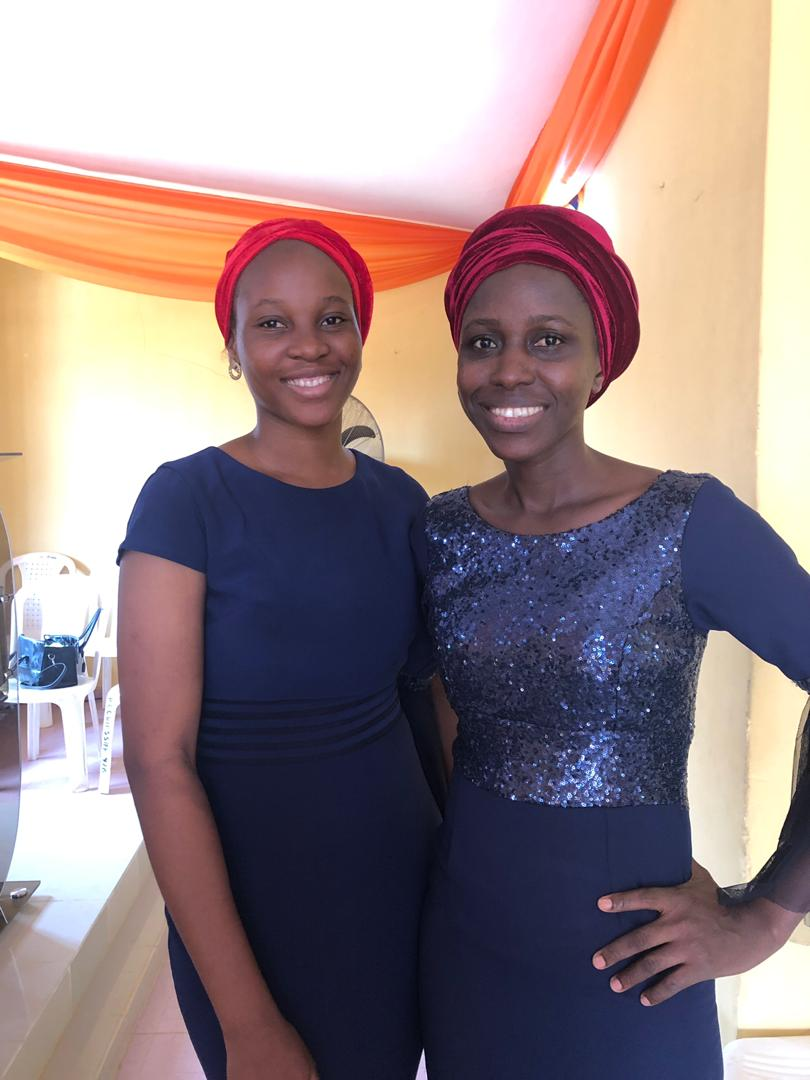
#> input picture imgs/pre_tope.jpg, 810 x 1080 px
$ python transformations.py
#> lines starting #> are read from the running program, lines starting #| are printed output that depends on the picture; long printed decimals are rounded
import cv2 as cv
import numpy as np

img_o = cv.imread('imgs/pre_tope.jpg')
#> img_o is the input picture: shape (1080, 810, 3); mean B, G, R 133.2, 132, 150.6
img = cv.resize(img_o, (500, 500), interpolation=cv.INTER_CUBIC)
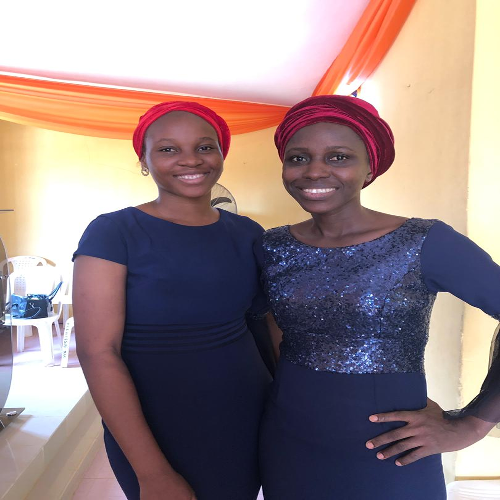
#> img: shape (500, 500, 3); mean B, G, R 133.2, 132, 150.6
cv.imshow('img', img)

# translation
def translate(img, x, y):
#> called with x = -100, y = 200
    transMat = np.float32([[1,0,x], [0,1,y]])
    dimensions = (img.shape[1], img.shape[0]) # (width, height)
#> dimensions = (500, 500)

    # shifting values
    # x --> right
    # y --> down
    # -x --> left
    # -y --> up

    return cv.warpAffine(img, transMat, dimensions)
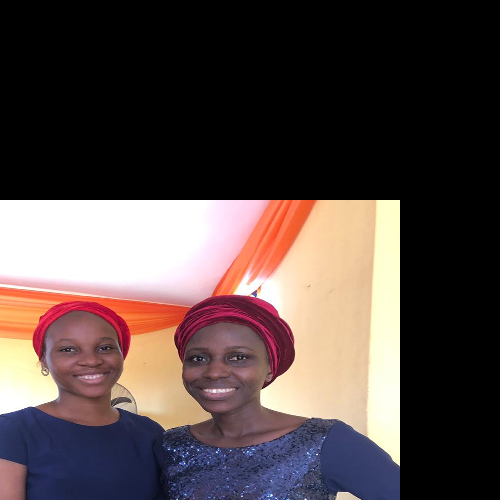
#> returned value: shape (500, 500, 3); mean of channels 0, 1, 2 69.5, 71.4, 84.8; drawn as B, G, R

translated = translate(img, -100, 200)
cv.imshow('translated', translated)

# rotation
def rotate(img, angle, rotPoint=None):
#> called with angle = -30, rotPoint = (100, 100)
    (height, width) = img.shape[:2]
#> height = 500; width = 500

    rotPoint = rotPoint or (width//2, height//2)
#> rotPoint = (100, 100)

    rotMat = cv.getRotationMatrix2D(rotPoint, angle, 1.0)
    print(rotMat)
#| [[  0.866   -0.5         63.397]
#|  [  0.5          0.866  -36.603]]
    dimensions = (width, height)
#> dimensions = (500, 500)

    return cv.warpAffine(img, rotMat, dimensions)
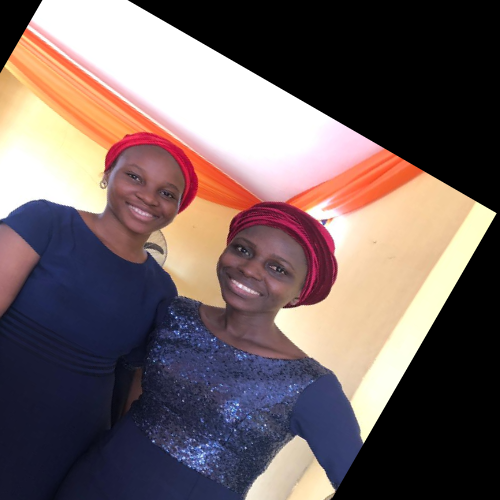
#> returned value: shape (500, 500, 3); mean of channels 0, 1, 2 97.1, 97.2, 112.6; drawn as B, G, R

rotated = rotate(img, -30, (100,100))
cv.imshow('rotated', rotated)

# r = rotate(rotated, -30)
# cv.imshow('rr', r)

# flip
flipped = cv.flip(img, 1)
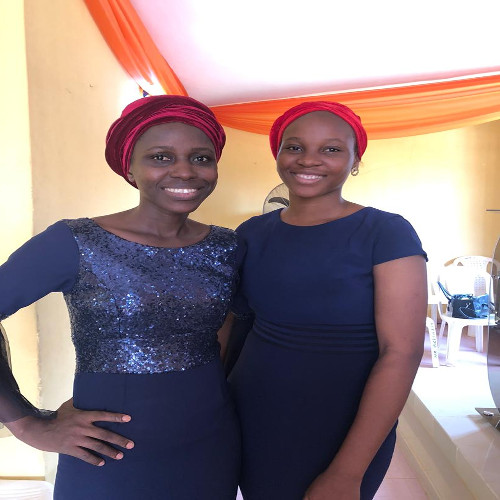
#> flipped: shape (500, 500, 3); mean B, G, R 133.2, 132, 150.6
cv.imshow('flipped', flipped)

cv.waitKey(0)

$ run again, with imgs/babe.jpg copied over imgs/pre_tope.jpg
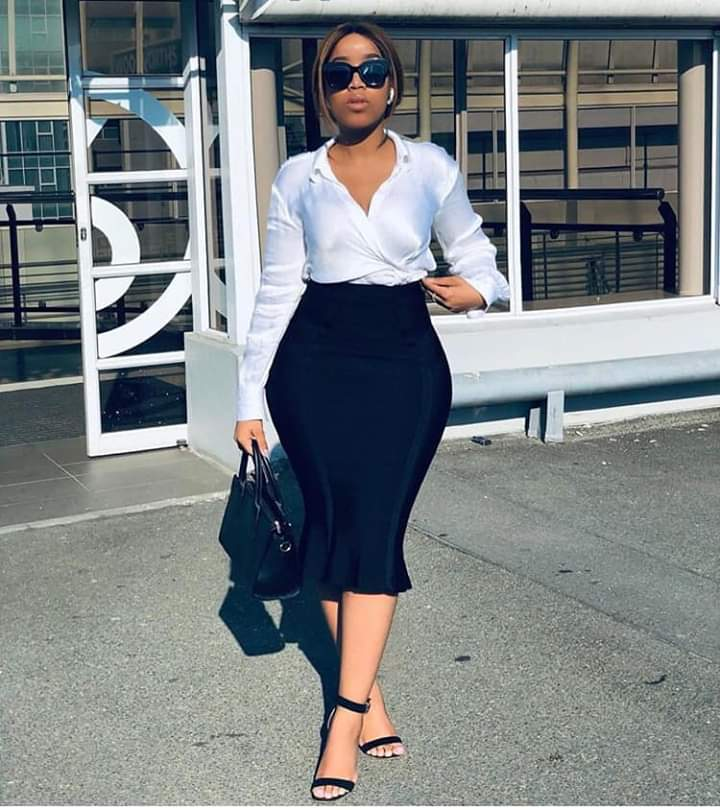
#> input picture imgs/babe.jpg, 720 x 810 px
#> img_o is the input picture: shape (810, 720, 3); mean B, G, R 131.2, 128.9, 123.7
#| [[  0.866   -0.5         63.397]
#|  [  0.5          0.866  -36.603]]
#> in rotate, `return cv.warpAffine(img, rotMat, dimensions)`:
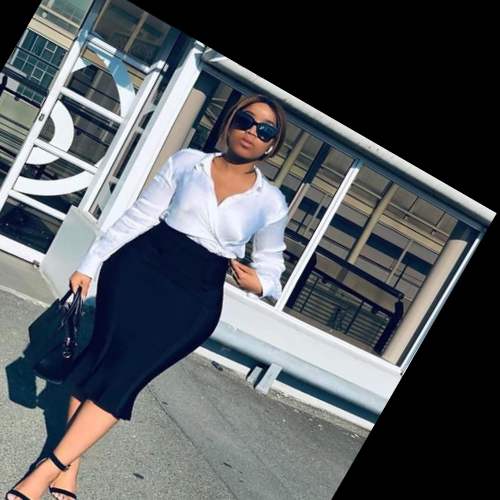
#> returned value: shape (500, 500, 3); mean of channels 0, 1, 2 93.9, 90.3, 86.5; drawn as B, G, R
#> `flipped = cv.flip(img, 1)`:
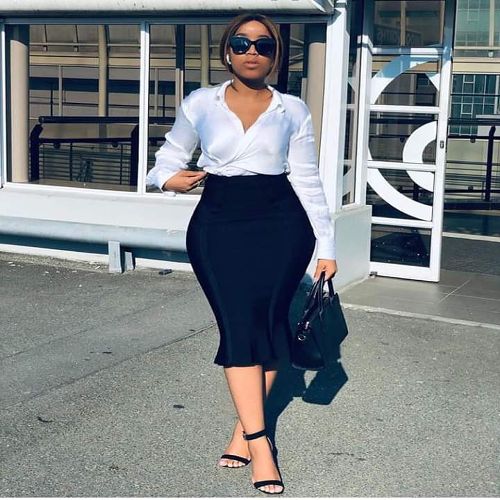
#> flipped: shape (500, 500, 3); mean B, G, R 131.2, 128.9, 123.7
